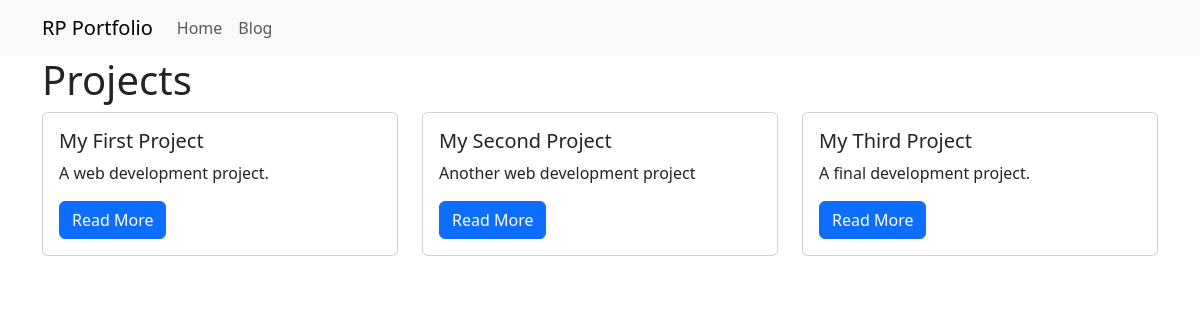
/projects/, run on the app's committed database.
### projects/models.py (models this page shows)
class Project(models.Model):
    title = models.CharField(max_length=100)
    description = models.TextField()
    technology = models.CharField(max_length=20)
    image = models.FilePathField(path="/img")

### projects/views.py (the view)
# urls.py: path("", views.index, name="index"),
def index(request):
    return render(request, "projects/index.html", {
        "projects": Project.objects.all()
    })

### projects/templates/projects/index.html (shortened to what this page needs)
{% extends 'layout.html' %}
{% load static %}
{% block page_content %}
    <h1>Projects</h1>
    <div class="row">
        {% for project in projects %}
            <div class="col-md-4">
                <div class="card mb-2">
                    <div class="card-body">
                        <h5 class="card-title">{{ project.title }}</h5>
                        <p class="card-text">{{ project.description }}</p>
                        <a href="{% url 'project_details' project.id %}" class="btn btn-primary">
                            Read More
                        </a>
                    </div>
                </div>
            </div>
        {% endfor %}
    </div>
{% endblock %}

### data on the page
Project: title "My First Project", description "A web development project."
Project: title "My Second Project", description "Another web development project"
Project: title "My Third Project", description "A final development project."
